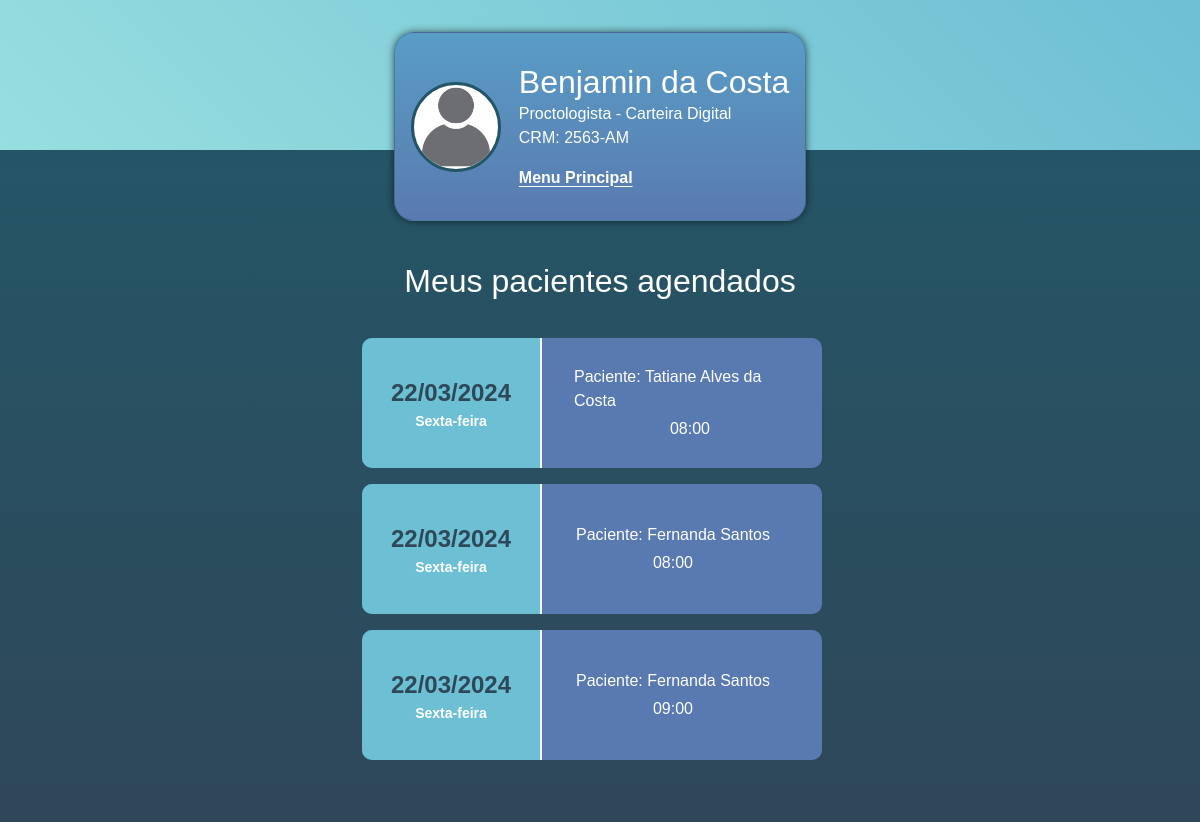
Page /listar_pacientes on the committed database.
### main/models.py (models this page shows, shortened)
class DimMedico(db.Model):
    _tablename_ = 'dim_medico'
    id_medico = db.Column(db.Integer, primary_key=True)
    cpf = db.Column(db.String(11), unique=True, nullable=False)
    pronome_tratamento = db.Column(db.String(10), nullable=False)
    nome = db.Column(db.String(100), nullable=False)
    crm = db.Column(db.String(20), unique=True, nullable=False)
    data_nascimento = db.Column(db.Date, nullable=True)
    telefone = db.Column(db.String(20), nullable=True)
    email = db.Column(db.String(100), nullable=True)
    senha = db.Column(db.String(255), nullable=True)
    access_key = db.Column(db.String(255), nullable=True)
    especialidade = db.Column(db.String(100), nullable=False)
    role = db.Column(db.String(10), default='medico')

class FatoAgendaConsulta(db.Model):
    _tablename_ = 'agendamento_consulta'
    id_agendamento_consulta = db.Column(db.Integer, primary_key=True)
    fk_id_encaminhamento = db.Column(db.Integer, db.ForeignKey('dim_encaminhamento.id_encaminhamento'), nullable=True)
    fk_id_medico = db.Column(db.Integer, db.ForeignKey('dim_medico.id_medico'), nullable=False)
    fk_id_paciente = db.Column(db.Integer, db.ForeignKey('dim_paciente.id_paciente'), nullable=False)
    fk_id_disponibilidade_consulta = db.Column(db.Integer, db.ForeignKey('dim_disponibilidade_consultas.id_disponibilidade_consulta'), nullable=False)
    protocolo_consulta = db.Column(db.String, nullable=True)
    status = db.Column(db.String(20), nullable=False)
    encaminhamento = db.relationship('DimEncaminhamento', backref=db.backref('consulta_agendada', lazy=True))
    medico = db.relationship('DimMedico', backref=db.backref('consultas_agendadas', lazy=True))
    paciente = db.relationship('DimPaciente', backref=db.backref('consultas_agendadas', lazy=True))
    disponibilidade_consulta = db.relationship('DimDisponibilidadeConsultas', backref=db.backref('disponibilidade_consulta', lazy=True))

class DimDisponibilidadeConsultas(db.Model):
    _tablename_ = 'dim_disponibilidade_consultas'
    id_disponibilidade_consulta = db.Column(db.Integer, primary_key=True)
    fk_id_medico = db.Column(db.Integer, db.ForeignKey('dim_medico.id_medico'), nullable=False)
    data_disponivel = db.Column(db.Date, nullable=False)
    dia_semana = db.Column(db.String(20), nullable=False)
    hora_disponivel = db.Column(db.Time, nullable=False)
    status = db.Column(db.String(20), nullable=False)
    medico = db.relationship('DimMedico', backref=db.backref('disponibilidades_consulta', lazy=True))

class DimPaciente(db.Model, UserMixin):
    _tablename_ = 'dim_paciente'
    id_paciente = db.Column(db.Integer, primary_key=True)
    cpf = db.Column(db.String(11), unique=True, nullable=False)
    nome = db.Column(db.String(100), nullable=False)
    data_nascimento = db.Column(db.Date, nullable=True)
    telefone = db.Column(db.String(20), nullable=True)
    email = db.Column(db.String(100), nullable=True)
    senha = db.Column(db.String(255), nullable=True)
    access_key = db.Column(db.String(255), nullable=True)
    role = db.Column(db.String(10), default='paciente')

### main/routes.py (the view)
@app.route('/listar_pacientes', methods=['GET', 'POST'])
def listar_pacientes():
    id_medico = choice([1, 2, 3, 4, 5, 6, 7])
    pacientes_agendados = (db.session.query(FatoAgendaConsulta)
                           .join(FatoAgendaConsulta.disponibilidade_consulta)
                           .order_by(DimDisponibilidadeConsultas.data_disponivel)
                           .order_by(DimDisponibilidadeConsultas.hora_disponivel)
                           .filter(FatoAgendaConsulta.fk_id_medico == id_medico)
                           .all())
    medico = DimMedico.query.get(id_medico)
    titulo = "Meus pacientes agendados"
    return render_template("listar_pacientes.html",
                           agendamentos=pacientes_agendados,
                           titulo=titulo,
                           medico=medico
                           )

### main/templates/listar_pacientes.html (shortened to what this page needs)
<!DOCTYPE html>
<html lang="en">
<head>
    {% include 'includes/bootstrap.html' %}
    <link rel="stylesheet" href="{{ url_for('static', filename='style.css') }}">
    <link rel="stylesheet" href="https://cdn.jsdelivr.net/npm/bootstrap-icons@1.11.3/font/bootstrap-icons.min.css">
</head>
<body>
    <header>
        {% include 'includes/card_medico.html' %}
    </header>
    <section class="services_area">
        <h2 class="mb-4" id="title_service">
            {{ titulo }}
        </h2>
        <div class="list_users">
            {% for agendamento in agendamentos %}
                <a href="" class="user_info_list" data-bs-toggle="modal" data-bs-target="#confirmation{{agendamento.id_agendamento_consulta}}">
                    <div class="date-consult">
                        <span id="date_list">{{agendamento.disponibilidade_consulta.data_disponivel.strftime("%d/%m/%Y") }}</span>
                        <span id="day_list">{{agendamento.disponibilidade_consulta.dia_semana}}</span>
                    </div>
                    <div class="user_more_info">
                        <span>Paciente: {{agendamento.paciente.nome}}</span>
                        <span>{{agendamento.disponibilidade_consulta.hora_disponivel.strftime("%H:%M")}}</span>
                    </div>
                </a>
            {% endfor%}
        </div>
    </section>
</body>
</html>

### main/templates/includes/card_medico.html
<div class="card">
    <div class="infos">
        <div class="user_img">
            <img src="{{ url_for('static', filename='images/default.png') }}" alt="">
        </div>
        <div class="user_info">
            <h2 class="mb-0">{{medico.nome}}</h2>
            <p class="mb-0">{{medico.especialidade}} - Carteira Digital</p>
            <p class="mb-3">CRM: {{medico.crm}}</p>
            <a class="card-links" href="{{ url_for('menu_principal_medico') }}">
                <span class="card-links">Menu Principal</span>
            </a>
        </div>
    </div>
</div>

### main/static/style.css (style rules this page uses)
* { margin: 0; padding: 0; box-sizing: border-box; font-family: sans-serif; }
body { height: 100vh; background-color: #245567; }
header { position: static; height: 150px; background: linear-gradient(45deg, #97dedf, #6dbfd4); display: flex; justify-content: center; box-shadow: 2px 0px 8px -1px rgba(0,0,0,1); }
.card { height: 23%; margin-top: 2rem; position: absolute; border-radius: 20px; background: linear-gradient(#599dc6, #597ab0); min-width: 30%; display: flex; flex-direction: column; justify-content: center; color: #fff; box-shadow: 0px 0px 8px -1px rgba(0,0,0,0.75); }
.infos { display: flex; justify-content: center; gap: 18px; align-items: center; padding: 1rem; }
.user_img img { position: relative; width: 90px; height: 90px; background-color: #fff; border-radius: 50%; border: 3px solid #245567; object-fit: cover; }
.services_area { display: flex; flex-direction: column; align-items: center; width: 100%; height: 84vh; background: linear-gradient(#245567, #2f4858); overflow: hidden; }
#title_service { color: #fff; margin-top: 7rem; }
.list_users { padding: 2px; margin-top: 12px; margin-bottom: 12px; max-height: 600px; width: 480px; display: flex; justify-content: end; align-items: center; flex-wrap: wrap; overflow-y: auto; }
.user_info a { text-decoration: none; color: #fff; }
.user_info_list { text-decoration: none; display: flex; align-items: center; width: 460px; background-color: #597ab0; border-radius: 10px; cursor: pointer; transition: all .1s; margin-bottom: 1rem; margin-right: 1rem; }
.date-consult { display: flex; flex-direction: column; min-width: 180px; height: 130px; align-items: center; justify-content: center; margin-right: 1rem; border-right: 2px solid #fff; padding: 1rem; font-size: 18pt; background-color: #6dbfd4; border-radius: 10px 0px 0px 10px; }
#date_list { font-size: 18pt; font-weight: bold; color: #2f4858; }
#day_list { font-size: 14px; font-weight: 600; color: #fff; }
.user_more_info { display: flex; flex-direction: column; min-width: 230px; gap: 4px; padding: 1rem; align-items: center; justify-content: space-between; color: #fff; }
.card-links { font-weight: bold; text-decoration: underline; text-underline-offset: 3px; }

### rows in the picture
DimMedico: nome "Benjamin da Costa", especialidade "Proctologista", crm "2563-AM"
FatoAgendaConsulta: disponibilidade_consulta.data_disponivel "22/03/2024", disponibilidade_consulta.dia_semana "Sexta-feira", paciente.nome "Tatiane Alves da Costa", disponibilidade_consulta.hora_disponivel "08:00"
FatoAgendaConsulta: disponibilidade_consulta.data_disponivel "22/03/2024", disponibilidade_consulta.dia_semana "Sexta-feira", paciente.nome "Fernanda Santos", disponibilidade_consulta.hora_disponivel "08:00"
FatoAgendaConsulta: disponibilidade_consulta.data_disponivel "22/03/2024", disponibilidade_consulta.dia_semana "Sexta-feira", paciente.nome "Fernanda Santos", disponibilidade_consulta.hora_disponivel "09:00"

### other values in the picture
{{ titulo }} "Meus pacientes agendados"
